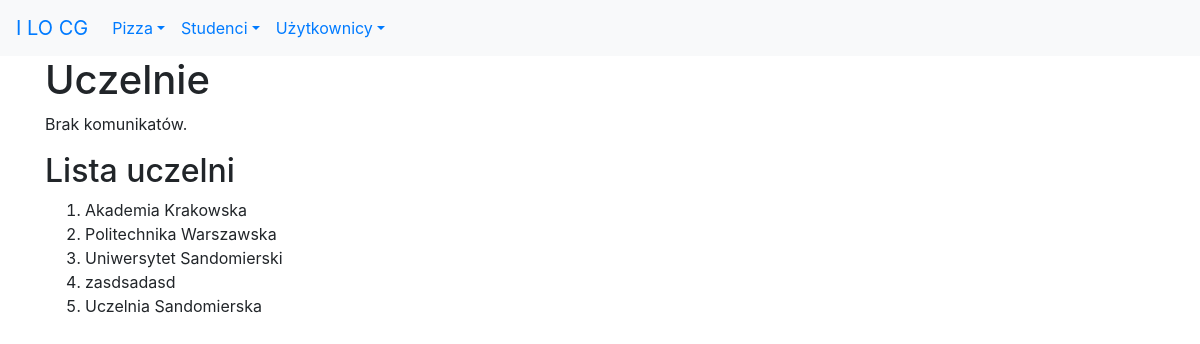
/studenci/uczelnie/lista, run on the app's committed database.
### studenci/models.py (models this page shows, shortened)
class Uczelnia(models.Model):
    nazwa = models.CharField(
        verbose_name='uczelnia',
        max_length=30,
        help_text='Nazwa uczelni')
    class Meta:
        verbose_name_plural = "uczelnie"

### studenci/views.py (the view)
# urls.py: path('uczelnie/lista', views.ListaUczelni.as_view(), name='uczelnie_lista'),
class ListaUczelni(ListView):
    model = Uczelnia
    context_object_name = 'uczelnie'
    template_name = 'studenci/lista_uczelni.html'

### studenci/templates/studenci/lista_uczelni.html (shortened to what this page needs)
{% extends 'szablon.html' %}
{% block naglowek %}Uczelnie{% endblock naglowek %}
{% block tresc %}
<h2>Lista uczelni</h2>
<ol>
    {% for uczelnia in uczelnie %}
        <li>{{ uczelnia.nazwa }}</li>
    {% endfor %}
</ol>
{% endblock tresc %}

### data on the page
Uczelnia: nazwa "Akademia Krakowska"
Uczelnia: nazwa "Politechnika Warszawska"
Uczelnia: nazwa "Uniwersytet Sandomierski"
Uczelnia: nazwa "zasdsadasd"
Uczelnia: nazwa "Uczelnia Sandomierska"
